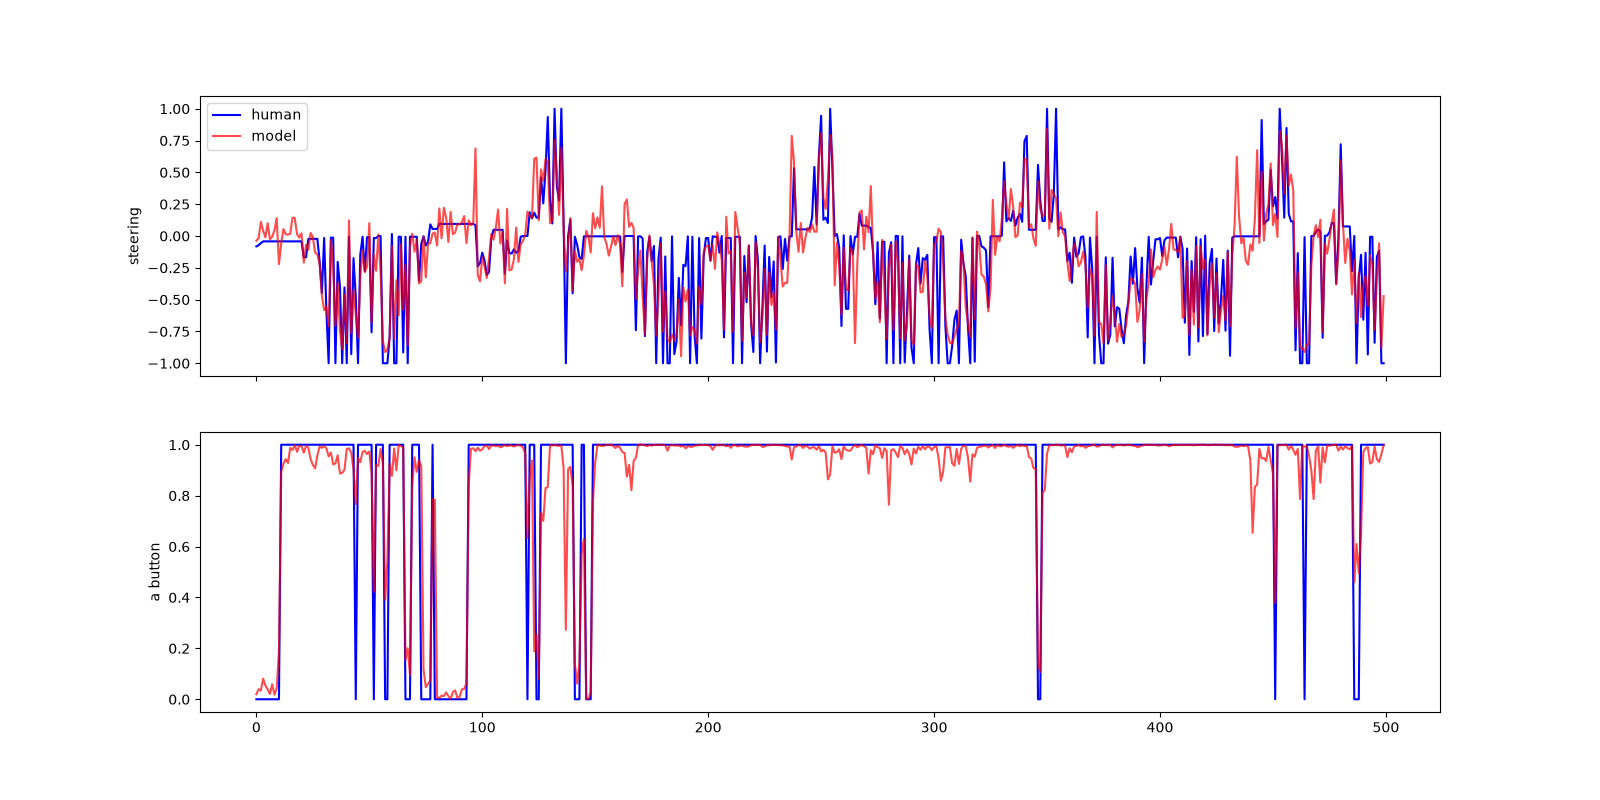

Python code for this plot:
#!/usr/bin/env python

"""Shadow evaluation: run the trained model over recorded samples and
compare its predictions against what the human actually did.

Usage: uv run python eval.py [num_samples]
"""

import sys

import numpy as np
import torch
import matplotlib
matplotlib.use('Agg')
import matplotlib.pyplot as plt

from train import create_model, output_activation

if __name__ == '__main__':
    X = np.load("data/X.npy")
    y = np.load("data/y.npy")

    model = create_model(pretrained=False)
    model.load_state_dict(torch.load('model_weights.pt', map_location='cpu'))
    model.eval()

    num_samples = int(sys.argv[1]) if len(sys.argv) > 1 else 500

    preds = []
    with torch.no_grad():
        for i in range(0, num_samples, 50):
            x = torch.from_numpy(X[i:i+50]).permute(0, 3, 1, 2).float() / 255.0
            preds.append(output_activation(model(x)).numpy())
    preds = np.concatenate(preds)
    actual = y[:len(preds)]

    corr = np.corrcoef(preds[:, 0], actual[:, 0])[0, 1]
    mae = np.abs(preds[:, 0] - actual[:, 0]).mean()
    print(f'steering over {len(preds)} samples: correlation {corr:.2f}, mean abs error {mae:.2f}')
    print(f'model steering range [{preds[:, 0].min():.2f}, {preds[:, 0].max():.2f}] '
          f'vs human [{actual[:, 0].min():.2f}, {actual[:, 0].max():.2f}]')

    fig, axes = plt.subplots(2, 1, figsize=(16, 8), sharex=True)
    axes[0].plot(actual[:, 0], 'b', label='human')
    axes[0].plot(preds[:, 0], 'r', alpha=0.7, label='model')
    axes[0].set_ylabel('steering')
    axes[0].legend()
    axes[1].plot(actual[:, 2], 'b')
    axes[1].plot(preds[:, 2], 'r', alpha=0.7)
    axes[1].set_ylabel('a button')
    plt.savefig('eval.png')
    print('wrote eval.png')
